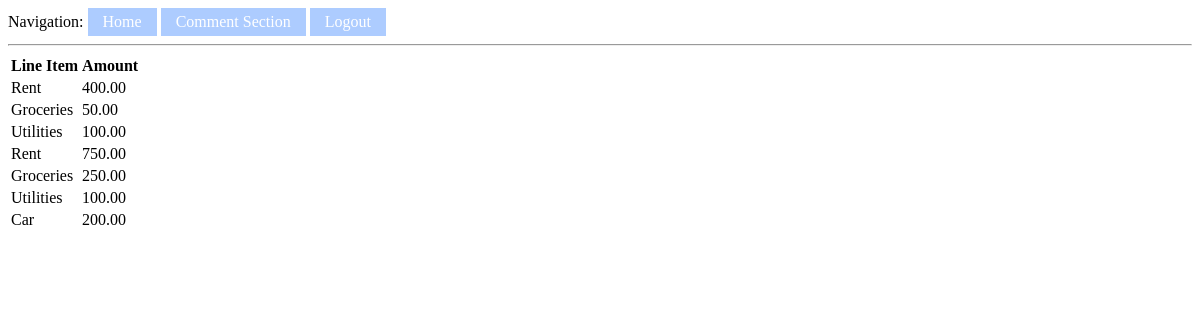
Page /viewbudget/4 (signed in) on the committed database.
### app/models.py (models this page shows)
class LineItem(db.Model):
	__tablename__= 'lineitems'
	id=db.Column(db.Integer, primary_key=True)
	category = db.Column(db.String(50))
	amount = db.Column(db.Float(precision=2))
	budget_name=db.Column(db.String(100))
	username = db.Column(db.String(64))

### app/routes.py (the view)
@app.route('/viewbudget/<id>' , methods = ['GET', 'POST'])
def viewbudget(id):
	bud=Budget.query.filter_by(id=int(id))
	for b in bud:
		budget_name=b.budget_name
	line_items = LineItem.query.filter_by(username=current_user.username, budget_name=budget_name)
	categories = []
	amounts = []
	for l in line_items:
		categories+=[l.category]
		amounts += [round(Decimal(l.amount),2)]
	return render_template('viewbudget.html', categories = categories, amounts = amounts, length = len(categories))

### app/models.py (called while the page is built)
@login.user_loader
def load_user(id):
	return User.query.get(int(id))

### app/templates/viewbudget.html
{% extends "base.html" %}
{% block content %}
<table>
	<tr>
		<th>Line Item</th>
		<th>Amount</th>
	</tr>
	{% for i in range(length) %}
	<tr>
		<td>{{categories[i]}}</td>
		<td>{{amounts[i]}}</td>
	</tr>
	{% endfor %}
</table>
{% endblock %}

### rows in the picture
LineItem: category "Rent"
LineItem: category "Groceries"
LineItem: category "Utilities"
LineItem: category "Rent"
LineItem: category "Groceries"
LineItem: category "Utilities"
LineItem: category "Car"

### other values in the picture
{{ amounts[i] }} "400.00" "50.00" "100.00" "750.00" "250.00" "100.00" "200.00"
